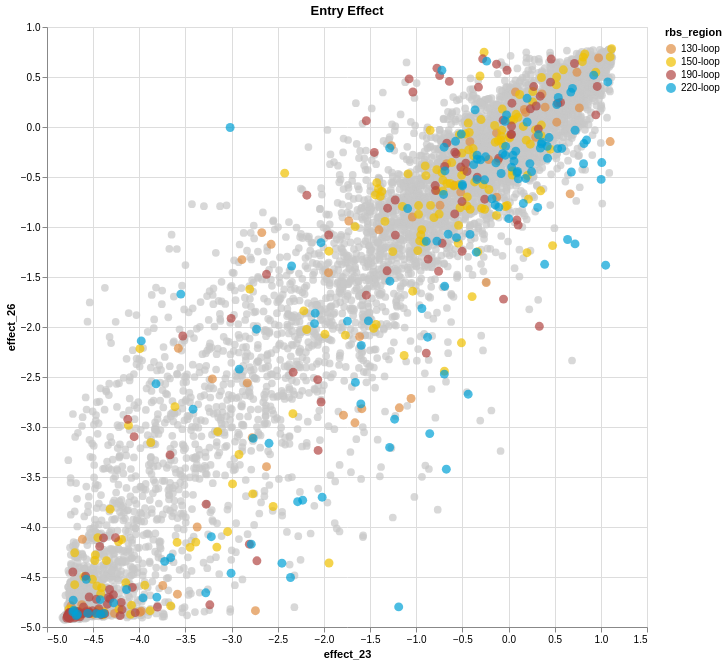

Notebook code for this chart:
### Code cell
wild = filtered_entry_merged[filtered_entry_merged['rbs_region'] == 'outside RBS']
other = filtered_entry_merged[filtered_entry_merged['rbs_region'] != 'outside RBS']

wild_chart = alt.Chart(wild).mark_circle(size=60).encode(
    x='effect_23',
    y='effect_26',
    tooltip=['effect_23', 'effect_26', 'site', 'wildtype', 'mutant', 'rbs_region'],
    color=alt.value('#C8C8C8')  # Use a fixed color
)

# Chart for other groups
other_chart = alt.Chart(other).mark_circle(size=80).encode(
    x='effect_23',
    y='effect_26',
    tooltip=['effect_23', 'effect_26', 'site', 'wildtype', 'mutant', 'rbs_region'],
    color=alt.Color(
        'rbs_region',
        scale=alt.Scale(
            domain=['130-loop', '150-loop','190-loop','220-loop'],
            range=['#DF8F44' ,'#EFC000', '#B24745','#00A1D5']
        )
    )
).properties(
    title='Entry Effect'
)

# Layer them so 'wild' is drawn behind
(wild_chart + other_chart).properties(width=600, height=600)

### Figure 1 — Vega-Lite specification as saved in the notebook (floating-point values rounded to 4 significant figures; data arrays with more than 128 entries replaced by an {"elided": "..."} marker saying what was removed)
{"config": {"view": {"continuousWidth": 300, "continuousHeight": 300}}, "layer": [{"data": {"name": "data-6fd0dd08d1782b776a5924a9baa8746e"}, "mark": {"type": "circle", "size": 60}, "encoding": {"color": {"value": "#C8C8C8"}, "tooltip": [{"field": "effect_23", "type": "quantitative"}, {"field": "effect_26", "type": "quantitative"}, {"field": "site", "type": "nominal"}, {"field": "wildtype", "type": "nominal"}, {"field": "mutant", "type": "nominal"}, {"field": "rbs_region", "type": "nominal"}], "x": {"field": "effect_23", "type": "quantitative"}, "y": {"field": "effect_26", "type": "quantitative"}}}, {"data": {"name": "data-ee24c2a61a7f97e3a7fa3a3abff87ad3"}, "mark": {"type": "circle", "size": 80}, "encoding": {"color": {"field": "rbs_region", "scale": {"domain": ["130-loop", "150-loop", "190-loop", "220-loop"], "range": ["#DF8F44", "#EFC000", "#B24745", "#00A1D5"]}, "type": "nominal"}, "tooltip": [{"field": "effect_23", "type": "quantitative"}, {"field": "effect_26", "type": "quantitative"}, {"field": "site", "type": "nominal"}, {"field": "wildtype", "type": "nominal"}, {"field": "mutant", "type": "nominal"}, {"field": "rbs_region", "type": "nominal"}], "x": {"field": "effect_23", "type": "quantitative"}, "y": {"field": "effect_26", "type": "quantitative"}}, "title": "Entry Effect"}], "height": 600, "width": 600, "$schema": "https://vega.github.io/schema/vega-lite/v5.20.1.json", "datasets": {"data-6fd0dd08d1782b776a5924a9baa8746e": {"elided": "7501 records"}, "data-ee24c2a61a7f97e3a7fa3a3abff87ad3": {"elided": "503 records"}}}
